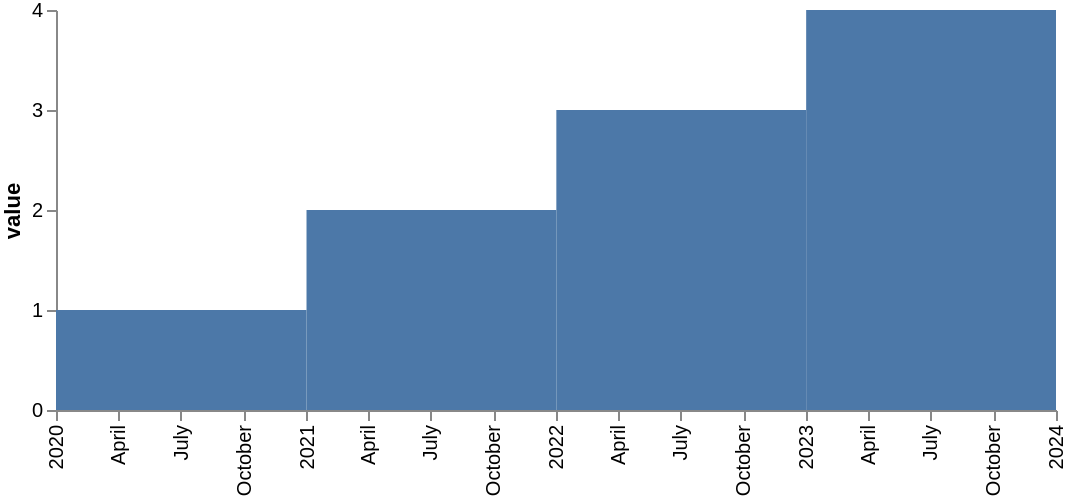

Vega-Lite specification for this chart:
### Vega specification from a JSON file in a GitHub repository (floating-point values rounded to 4 significant figures)
{"$schema": "https://vega.github.io/schema/vega/v5.json", "width": 500, "height": 200, "data": [{"name": "data", "values": [{"t": "2020-01-01", "value": 1}, {"t": "2021-01-01", "value": 2}, {"t": "2022-01-01", "value": 3}, {"t": "2023-01-01", "value": 4}], "format": {"type": "json", "parse": {"t": "date"}}, "transform": [{"type": "timeunit", "field": "t", "inferUnits": true, "timezone": "utc"}]}], "marks": [{"name": "marks", "type": "rect", "from": {"data": "data"}, "encode": {"update": {"fill": {"value": "#4c78a8"}, "x": {"scale": "x", "field": "unit0"}, "x2": {"scale": "x", "field": "unit1"}, "y": {"signal": "height"}, "y2": {"scale": "y", "field": "value"}}}}], "scales": [{"name": "x", "type": "time", "domain": {"data": "data", "fields": ["unit0", "unit1"]}, "range": [0, {"signal": "width"}]}, {"name": "y", "type": "linear", "domain": {"data": "data", "field": "value"}, "range": [{"signal": "height"}, 0], "zero": true}], "axes": [{"scale": "x", "orient": "bottom", "labelAlign": "right", "labelAngle": 270, "labelBaseline": "middle"}, {"scale": "y", "orient": "left", "title": "value", "tickCount": {"signal": "ceil(height/40)"}}]}
